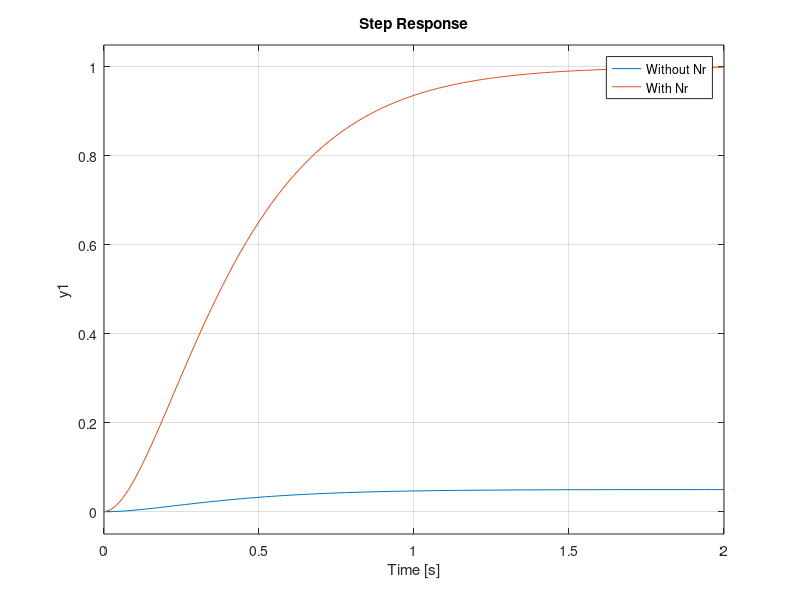

Reproduce this figure in MATLAB. (Note: this script raises an error after producing the figure.)
A = [0 1; -2 -3];
B = [0; 1];
C = [1 0];
D = [0];
K = [18 6];

Nr = -1 / (C * inv(A - B*K) * B);

Acl = A - B*K;

system_without_Nr = ss(Acl, B, C, D);
system_with_Nr = ss(Acl, B*Nr, C, D);

figure;
step(system_without_Nr, system_with_Nr);
grid on;
legend("Without Nr", "With Nr");
yline(1, "--", "Reference");
title("State Feedback Reference Tracking");
xlabel("Time (s)");
ylabel("Output");
